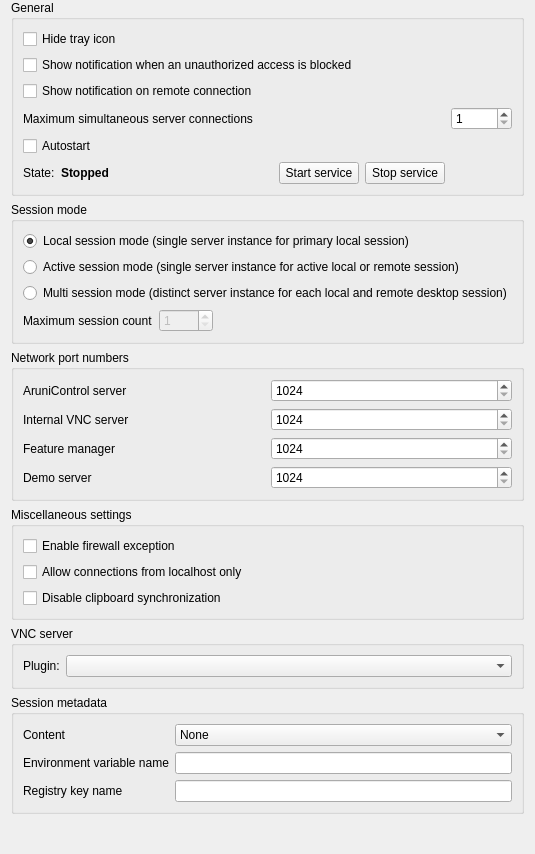
<?xml version="1.0" encoding="UTF-8"?>
<ui version="4.0">
 <class>ServiceConfigurationPage</class>
 <widget class="QWidget" name="ServiceConfigurationPage">
  <property name="windowTitle">
   <string notr="true">Form</string>
  </property>
  <layout class="QVBoxLayout" name="verticalLayout">
   <property name="topMargin">
    <number>0</number>
   </property>
   <property name="bottomMargin">
    <number>0</number>
   </property>
   <item>
    <widget class="QGroupBox" name="groupBox_3">
     <property name="title">
      <string>General</string>
     </property>
     <layout class="QGridLayout" name="gridLayout_12">
      <item row="1" column="0" colspan="2">
       <widget class="QCheckBox" name="failedAuthenticationNotificationsEnabled">
        <property name="text">
         <string>Show notification when an unauthorized access is blocked</string>
        </property>
       </widget>
      </item>
      <item row="2" column="0" colspan="2">
       <widget class="QCheckBox" name="remoteConnectionNotificationsEnabled">
        <property name="text">
         <string>Show notification on remote connection</string>
        </property>
       </widget>
      </item>
      <item row="4" column="0">
       <widget class="QLabel" name="serverConnectionLimitLabel">
        <property name="text">
         <string>Maximum simultaneous server connections</string>
        </property>
       </widget>
      </item>
      <item row="4" column="1">
       <widget class="QSpinBox" name="serverConnectionLimit">
        <property name="toolTip">
         <string>Limits simultaneous remote connections to protect the server against resource exhaustion.</string>
        </property>
        <property name="minimum">
         <number>1</number>
        </property>
        <property name="maximum">
         <number>10000</number>
        </property>
       </widget>
      </item>
      <item row="0" column="0" colspan="2">
       <widget class="QCheckBox" name="isTrayIconHidden">
        <property name="text">
         <string>Hide tray icon</string>
        </property>
       </widget>
      </item>
      <item row="5" column="0">
       <widget class="QCheckBox" name="autostartService">
        <property name="text">
         <string>Autostart</string>
        </property>
       </widget>
      </item>
      <item row="6" column="0">
       <layout class="QHBoxLayout" name="horizontalLayout_3">
        <item>
         <widget class="QLabel" name="label_16">
          <property name="text">
           <string>State:</string>
          </property>
         </widget>
        </item>
        <item>
         <widget class="QLabel" name="serviceState">
          <property name="font">
           <font>
            <bold>true</bold>
           </font>
          </property>
          <property name="text">
           <string>Stopped</string>
          </property>
         </widget>
        </item>
        <item>
         <spacer name="horizontalSpacer_9">
          <property name="orientation">
           <enum>Qt::Orientation::Horizontal</enum>
          </property>
          <property name="sizeHint" stdset="0">
           <size>
            <width>40</width>
            <height>20</height>
           </size>
          </property>
         </spacer>
        </item>
        <item>
         <widget class="QPushButton" name="startService">
          <property name="text">
           <string>Start service</string>
          </property>
          <property name="icon">
           <iconset resource="../../core/resources/core.qrc">
            <normaloff>:/core/media-playback-start.png</normaloff>:/core/media-playback-start.png</iconset>
          </property>
         </widget>
        </item>
        <item>
         <widget class="QPushButton" name="stopService">
          <property name="text">
           <string>Stop service</string>
          </property>
          <property name="icon">
           <iconset resource="../../core/resources/core.qrc">
            <normaloff>:/core/media-playback-stop.png</normaloff>:/core/media-playback-stop.png</iconset>
          </property>
         </widget>
        </item>
       </layout>
      </item>
     </layout>
    </widget>
   </item>
   <item>
    <widget class="QGroupBox" name="groupBox">
     <property name="title">
      <string>Session mode</string>
     </property>
     <layout class="QVBoxLayout" name="verticalLayout_2">
      <item>
       <widget class="QRadioButton" name="localSessionModeEnabled">
        <property name="text">
         <string>Local session mode (single server instance for primary local session)</string>
        </property>
        <property name="checked">
         <bool>true</bool>
        </property>
        <attribute name="buttonGroup">
         <string notr="true">sessionModeButtonGroup</string>
        </attribute>
       </widget>
      </item>
      <item>
       <widget class="QRadioButton" name="activeSessionModeEnabled">
        <property name="toolTip">
         <string>Enable if a single AruniControl Server instance should be launched for the currently active session, no matter if local or remote.</string>
        </property>
        <property name="text">
         <string>Active session mode (single server instance for active local or remote session)</string>
        </property>
        <attribute name="buttonGroup">
         <string notr="true">sessionModeButtonGroup</string>
        </attribute>
       </widget>
      </item>
      <item>
       <widget class="QRadioButton" name="multiSessionModeEnabled">
        <property name="toolTip">
         <string>Enabling this option will make the service launch a server process for every interactive session on a computer.
Typically this is required to support terminal servers.</string>
        </property>
        <property name="text">
         <string>Multi session mode (distinct server instance for each local and remote desktop session)</string>
        </property>
        <attribute name="buttonGroup">
         <string notr="true">sessionModeButtonGroup</string>
        </attribute>
       </widget>
      </item>
      <item>
       <layout class="QHBoxLayout" name="horizontalLayout_2">
        <item>
         <widget class="QLabel" name="label_2">
          <property name="text">
           <string>Maximum session count</string>
          </property>
         </widget>
        </item>
        <item>
         <widget class="QSpinBox" name="maximumSessionCount">
          <property name="enabled">
           <bool>false</bool>
          </property>
          <property name="minimum">
           <number>1</number>
          </property>
          <property name="maximum">
           <number>1000</number>
          </property>
         </widget>
        </item>
        <item>
         <spacer name="horizontalSpacer">
          <property name="orientation">
           <enum>Qt::Orientation::Horizontal</enum>
          </property>
          <property name="sizeHint" stdset="0">
           <size>
            <width>40</width>
            <height>20</height>
           </size>
          </property>
         </spacer>
        </item>
       </layout>
      </item>
     </layout>
    </widget>
   </item>
   <item>
    <widget class="QGroupBox" name="networkPortNumbersGroupBox">
     <property name="title">
      <string>Network port numbers</string>
     </property>
     <layout class="QGridLayout" name="gridLayout_11">
      <item row="3" column="0">
       <widget class="QLabel" name="label_13">
        <property name="text">
         <string>Demo server</string>
        </property>
       </widget>
      </item>
      <item row="1" column="0">
       <widget class="QLabel" name="label_15">
        <property name="text">
         <string>Internal VNC server</string>
        </property>
       </widget>
      </item>
      <item row="0" column="0">
       <widget class="QLabel" name="label_12">
        <property name="text">
         <string>AruniControl server</string>
        </property>
       </widget>
      </item>
      <item row="3" column="1">
       <widget class="QSpinBox" name="demoServerPort">
        <property name="minimum">
         <number>1024</number>
        </property>
        <property name="maximum">
         <number>65535</number>
        </property>
       </widget>
      </item>
      <item row="0" column="1">
       <widget class="QSpinBox" name="veyonServerPort">
        <property name="minimum">
         <number>1024</number>
        </property>
        <property name="maximum">
         <number>65535</number>
        </property>
       </widget>
      </item>
      <item row="1" column="1">
       <widget class="QSpinBox" name="vncServerPort">
        <property name="minimum">
         <number>1024</number>
        </property>
        <property name="maximum">
         <number>65535</number>
        </property>
       </widget>
      </item>
      <item row="2" column="1">
       <widget class="QSpinBox" name="featureWorkerManagerPort">
        <property name="minimum">
         <number>1024</number>
        </property>
        <property name="maximum">
         <number>65535</number>
        </property>
       </widget>
      </item>
      <item row="2" column="0">
       <widget class="QLabel" name="label_14">
        <property name="text">
         <string>Feature manager</string>
        </property>
       </widget>
      </item>
     </layout>
    </widget>
   </item>
   <item>
    <widget class="QGroupBox" name="miscSettingsGroupBox">
     <property name="title">
      <string>Miscellaneous settings</string>
     </property>
     <layout class="QVBoxLayout" name="verticalLayout_3">
      <item>
       <widget class="QCheckBox" name="isFirewallExceptionEnabled">
        <property name="text">
         <string>Enable firewall exception</string>
        </property>
       </widget>
      </item>
      <item>
       <widget class="QCheckBox" name="localConnectOnly">
        <property name="text">
         <string>Allow connections from localhost only</string>
        </property>
       </widget>
      </item>
      <item>
       <widget class="QCheckBox" name="clipboardSynchronizationDisabled">
        <property name="text">
         <string>Disable clipboard synchronization</string>
        </property>
       </widget>
      </item>
     </layout>
    </widget>
   </item>
   <item>
    <widget class="QGroupBox" name="vncServerGroupBox">
     <property name="title">
      <string>VNC server</string>
     </property>
     <layout class="QVBoxLayout" name="vncServerGroupBoxLayout">
      <item>
       <layout class="QHBoxLayout" name="horizontalLayout">
        <item>
         <widget class="QLabel" name="label">
          <property name="text">
           <string>Plugin:</string>
          </property>
         </widget>
        </item>
        <item>
         <widget class="QComboBox" name="vncServerPlugin">
          <property name="sizePolicy">
           <sizepolicy hsizetype="MinimumExpanding" vsizetype="Fixed">
            <horstretch>0</horstretch>
            <verstretch>0</verstretch>
           </sizepolicy>
          </property>
         </widget>
        </item>
       </layout>
      </item>
     </layout>
    </widget>
   </item>
   <item>
    <widget class="QGroupBox" name="sessionMetaDataGroupBox">
     <property name="title">
      <string>Session metadata</string>
     </property>
     <layout class="QFormLayout" name="formLayout">
      <item row="0" column="0">
       <widget class="QLabel" name="sessionMetaDataContentLabel">
        <property name="text">
         <string>Content</string>
        </property>
       </widget>
      </item>
      <item row="0" column="1">
       <widget class="QComboBox" name="sessionMetaDataContent">
        <property name="sizePolicy">
         <sizepolicy hsizetype="MinimumExpanding" vsizetype="Fixed">
          <horstretch>0</horstretch>
          <verstretch>0</verstretch>
         </sizepolicy>
        </property>
        <item>
         <property name="text">
          <string>None</string>
         </property>
        </item>
        <item>
         <property name="text">
          <string>Value of an environment variable</string>
         </property>
        </item>
        <item>
         <property name="text">
          <string>Value of a registry key</string>
         </property>
        </item>
       </widget>
      </item>
      <item row="1" column="0">
       <widget class="QLabel" name="sessionMetaDataEnvironmentVariableLabel">
        <property name="text">
         <string>Environment variable name</string>
        </property>
       </widget>
      </item>
      <item row="1" column="1">
       <widget class="QLineEdit" name="sessionMetaDataEnvironmentVariable"/>
      </item>
      <item row="2" column="0">
       <widget class="QLabel" name="sessionMetaDataRegistryKeyLabel">
        <property name="text">
         <string>Registry key name</string>
        </property>
       </widget>
      </item>
      <item row="2" column="1">
       <widget class="QLineEdit" name="sessionMetaDataRegistryKey">
        <property name="toolTip">
         <string>Optionally enter a regular expression with a capture to extract a part of the computer name and use it as the display name for the computer.

Example: [^-]*-(PC[0-9]*)</string>
        </property>
       </widget>
      </item>
     </layout>
    </widget>
   </item>
   <item>
    <spacer name="verticalSpacer">
     <property name="orientation">
      <enum>Qt::Orientation::Vertical</enum>
     </property>
     <property name="sizeHint" stdset="0">
      <size>
       <width>20</width>
       <height>40</height>
      </size>
     </property>
    </spacer>
   </item>
  </layout>
 </widget>
 <tabstops>
  <tabstop>isTrayIconHidden</tabstop>
  <tabstop>failedAuthenticationNotificationsEnabled</tabstop>
  <tabstop>remoteConnectionNotificationsEnabled</tabstop>
  <tabstop>autostartService</tabstop>
  <tabstop>startService</tabstop>
  <tabstop>stopService</tabstop>
  <tabstop>localSessionModeEnabled</tabstop>
  <tabstop>activeSessionModeEnabled</tabstop>
  <tabstop>multiSessionModeEnabled</tabstop>
  <tabstop>maximumSessionCount</tabstop>
  <tabstop>serverConnectionLimit</tabstop>
  <tabstop>veyonServerPort</tabstop>
  <tabstop>vncServerPort</tabstop>
  <tabstop>featureWorkerManagerPort</tabstop>
  <tabstop>demoServerPort</tabstop>
  <tabstop>isFirewallExceptionEnabled</tabstop>
  <tabstop>localConnectOnly</tabstop>
  <tabstop>clipboardSynchronizationDisabled</tabstop>
  <tabstop>vncServerPlugin</tabstop>
  <tabstop>sessionMetaDataContent</tabstop>
  <tabstop>sessionMetaDataEnvironmentVariable</tabstop>
  <tabstop>sessionMetaDataRegistryKey</tabstop>
 </tabstops>
 <resources>
  <include location="../../core/resources/core.qrc"/>
 </resources>
 <connections>
  <connection>
   <sender>vncServerPlugin</sender>
   <signal>currentIndexChanged(int)</signal>
   <receiver>ServiceConfigurationPage</receiver>
   <slot>updateVncServerPluginConfigurationWidget()</slot>
   <hints>
    <hint type="sourcelabel">
     <x>381</x>
     <y>703</y>
    </hint>
    <hint type="destinationlabel">
     <x>340</x>
     <y>484</y>
    </hint>
   </hints>
  </connection>
  <connection>
   <sender>startService</sender>
   <signal>clicked()</signal>
   <receiver>ServiceConfigurationPage</receiver>
   <slot>startService()</slot>
   <hints>
    <hint type="sourcelabel">
     <x>230</x>
     <y>118</y>
    </hint>
    <hint type="destinationlabel">
     <x>207</x>
     <y>234</y>
    </hint>
   </hints>
  </connection>
  <connection>
   <sender>stopService</sender>
   <signal>clicked()</signal>
   <receiver>ServiceConfigurationPage</receiver>
   <slot>stopService()</slot>
   <hints>
    <hint type="sourcelabel">
     <x>342</x>
     <y>118</y>
    </hint>
    <hint type="destinationlabel">
     <x>207</x>
     <y>234</y>
    </hint>
   </hints>
  </connection>
  <connection>
   <sender>multiSessionModeEnabled</sender>
   <signal>toggled(bool)</signal>
   <receiver>maximumSessionCount</receiver>
   <slot>setEnabled(bool)</slot>
   <hints>
    <hint type="sourcelabel">
     <x>320</x>
     <y>371</y>
    </hint>
    <hint type="destinationlabel">
     <x>295</x>
     <y>415</y>
    </hint>
   </hints>
  </connection>
 </connections>
 <slots>
  <slot>updateVncServerPluginConfigurationWidget()</slot>
  <slot>startService()</slot>
  <slot>stopService()</slot>
 </slots>
 <buttongroups>
  <buttongroup name="sessionModeButtonGroup"/>
 </buttongroups>
</ui>
